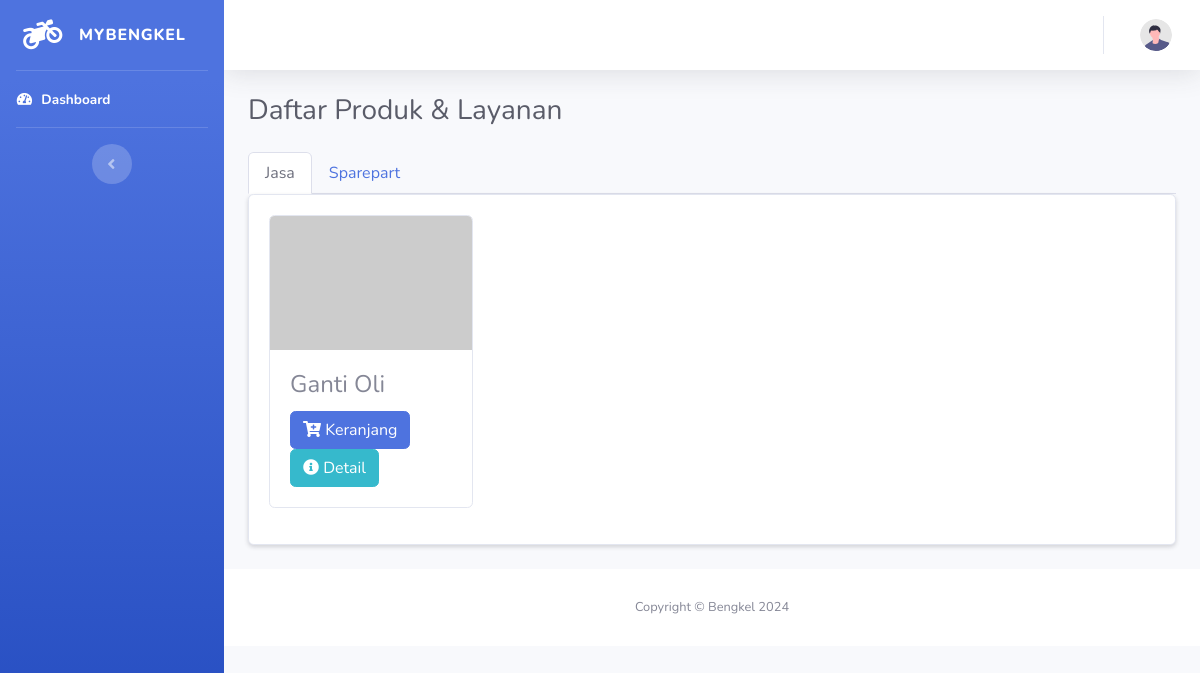
Page /index.php/produk/list on the earlier database version.
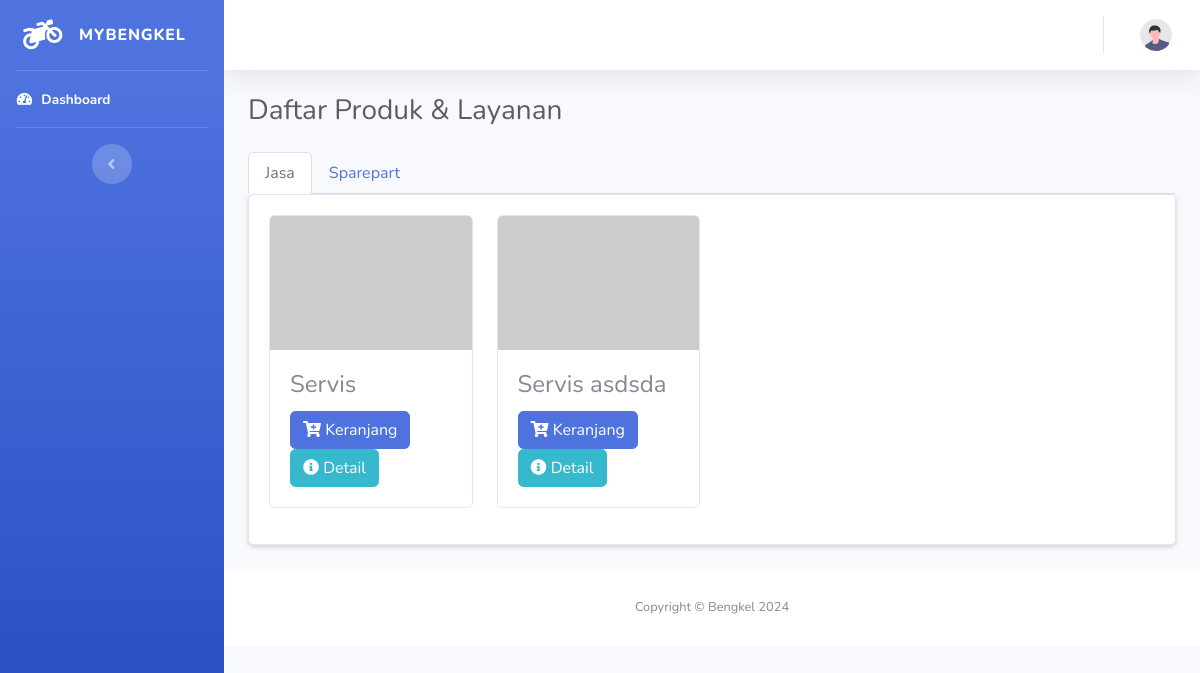
Same page on the later database version.
### tables this page shows
CREATE TABLE `produk` (
  `id` int(11) NOT NULL,
  `nama_produk` varchar(128) NOT NULL,
  `deskripsi` varchar(128) NOT NULL,
  `jenis` enum('sparepart','jasa') NOT NULL,
  `stok` int(11) DEFAULT NULL,
  `harga` int(11) DEFAULT NULL,
  `diskon` int(11) DEFAULT NULL,
  `foto` varchar(255) DEFAULT NULL,
  `created_at` datetime NOT NULL
);

### application/controllers/Produk.php (called while the page is built, shortened)
<?php
class Produk extends CI_Controller
{
    public function __construct()
    {
        $this->load->library('form_validation');
    }
    public function list()
    {
        $data['title'] = 'Daftar Produk & Layanan';
        $data['user'] = $this->db->get_where('users', ['email' => $this->session->userdata('email')])->row_array();
        $data['sparepart'] = $this->db->get_where('produk', ['jenis' => 'sparepart'])->result_array();
        $data['jasa'] = $this->db->get_where('produk', ['jenis' => 'jasa'])->result_array();
        $this->load->view('templates/main_header', $data);
        $this->load->view('templates/main_sidebar',);
        $this->load->view('templates/main_topbar', $data);
        $this->load->view('produk/list', $data);
        $this->load->view('templates/main_footer');
    }
}

### index.php (called while the page is built, shortened)
<?php
require_once BASEPATH.'core/CodeIgniter.php';

### application/views/produk/list.php (the view, shortened to what this page needs)
<div class="container-fluid">
    <div class="d-sm-flex align-items-center justify-content-between mb-4">
        <h1 class="h3 mb-0 text-gray-800"><?= $title; ?></h1>
    </div>
    <ul class="nav nav-tabs" id="myTab" role="tablist">
        <li class="nav-item">
            <a class="nav-link active" id="jasa-tab" data-toggle="tab" href="#jasa" role="tab" aria-controls="jasa" aria-selected="true">Jasa</a>
        </li>
        <li class="nav-item">
            <a class="nav-link" id="sparepart-tab" data-toggle="tab" href="#sparepart" role="tab" aria-controls="sparepart" aria-selected="false">Sparepart</a>
        </li>
    </ul>
    <div class="tab-content" id="myTabContent">
        <div class="tab-pane fade show active" id="jasa" role="tabpanel" aria-labelledby="jasa-tab">
            <div class="card shadow-sm mb-4">
                <div class="card-body">
                    <div class="row">
                        <?php if ($jasa !== null) : ?>
                            <?php foreach ($jasa as $j) : ?>
                                <div class="col-md-3 mb-3">
                                    <div class="card text-left">
                                        <?php if ($j['foto'] == null) : ?>
                                            <img class="card-img-top" src="https://placehold.co/600x400" alt="image">
                                        <?php else : ?>
                                            <img class="card-img-top" src="<?= base_url('assets/upload/' . $j['foto']) ?>" alt="image">
                                        <?php endif; ?>
                                        <div class="card-body">
                                            <h4 class="card-title"><?= $j['nama_produk']; ?></h4>
                                            <a href="<?= base_url('cart/store/' . $j['id']); ?>" class="btn btn-primary">
                                                <i class="fas fa-cart-plus"></i>
                                                Keranjang
                                            </a>
                                            <a href="<?= base_url('produk/detail/' . $j['id']); ?>" class="btn btn-info">
                                                <i class="fas fa-info-circle"></i>
                                                Detail
                                            </a>
                                        </div>
                                    </div>
                                </div>
                            <?php endforeach; ?>
                        <?php else : ?>
                            <h3>Tidak ada layanan</h3>
                        <?php endif; ?>
                    </div>
                </div>
            </div>
        </div>
    </div>
</div>

### application/views/templates/main_header.php (shortened to what this page needs)
<!DOCTYPE html>
<html lang="en">
<head>
    <link href="<?= base_url('assets'); ?>/vendor/fontawesome-free/css/all.min.css" rel="stylesheet" type="text/css">
    <link href="<?= base_url('assets'); ?>/css/sb-admin-2.min.css" rel="stylesheet">
    <link href="<?= base_url('assets'); ?>/vendor/datatables/dataTables.bootstrap4.min.css" rel="stylesheet">
</head>
<body id="page-top">
    <div id="wrapper">

### application/views/templates/main_sidebar.php (shortened to what this page needs)
<ul class="navbar-nav bg-gradient-primary sidebar sidebar-dark accordion" id="accordionSidebar">
    <a class="sidebar-brand d-flex align-items-center justify-content-center" href="index.html">
        <div class="sidebar-brand-icon rotate-n-15">
            <i class="fas fa-motorcycle"></i>
        </div>
        <div class="sidebar-brand-text mx-3">MyBengkel</div>
    </a>
    <hr class="sidebar-divider my-0">
    <li class="nav-item active">
        <a class="nav-link" href="<?= base_url('dashboard'); ?>">
            <i class="fas fa-fw fa-tachometer-alt"></i>
            <span>Dashboard</span></a>
    </li>
    <hr class="sidebar-divider d-none d-md-block">
    <div class="text-center d-none d-md-inline">
        <button class="rounded-circle border-0" id="sidebarToggle"></button>
    </div>
</ul>

### application/views/templates/main_topbar.php (shortened to what this page needs)
<div id="content-wrapper" class="d-flex flex-column">
    <div id="content">
        <nav class="navbar navbar-expand navbar-light bg-white topbar mb-4 static-top shadow">
            <ul class="navbar-nav ml-auto">
                <li class="nav-item dropdown no-arrow">
                    <a class="nav-link dropdown-toggle" href="#" id="userDropdown" role="button" data-toggle="dropdown" aria-haspopup="true" aria-expanded="false">
                        <img class="img-profile rounded-circle" src="<?= base_url('assets'); ?>/img/undraw_profile.svg">
                    </a>
                </li>
            </ul>
        </nav>

### application/views/templates/main_footer.php (shortened to what this page needs)
<footer class="sticky-footer bg-white">
    <div class="container my-auto">
        <div class="copyright text-center my-auto">
            <span>Copyright &copy; Bengkel <?= date('Y'); ?></span>
        </div>
    </div>
</footer>
</div>
</div>
</body>
</html>

Differences in the rows shown:
changed produk: nama_produk "Ganti Oli" → "Servis"
added produk: nama_produk "Servis asdsda"
